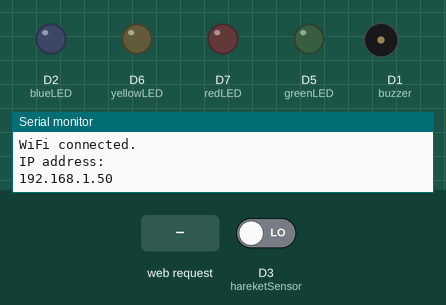
Bench run of a sketch on a simulated ESP8266 (NodeMCU). Shown: output pins drawn as LEDs (lit = HIGH), buzzer (waves = sounding, pin HIGH), the last lines printed to the serial monitor. The inputs (shaded band) are chosen by the test bench; at power-on: D3 (hareketSensor) LOW. WiFi joins after 1.5 s; servers stay silent unless stated.

Above: at 2.7 s.
2.8 s: D3 (hareketSensor) driven HIGH
At 4.78 s:
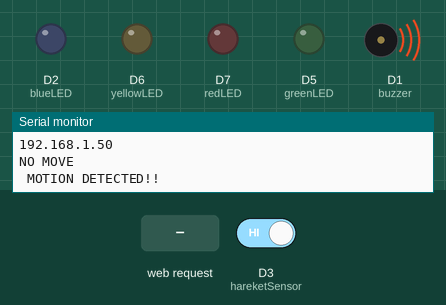
8.3 s: HTTP request GET /2/on received
At 9.5 s:
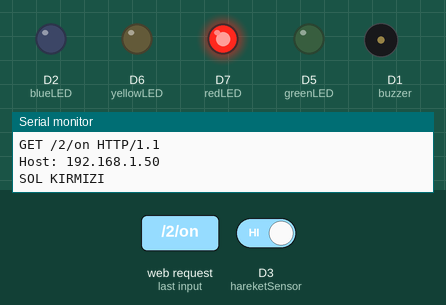
13.3 s: HTTP request GET /4/on received
At 14.3 s:
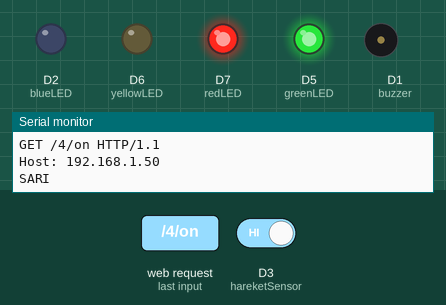
18.6 s: HTTP request GET /2/off received
At 20.1 s:
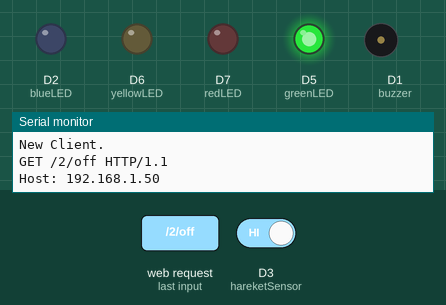
23.8 s: HTTP request GET /5/on received
At 25.1 s:
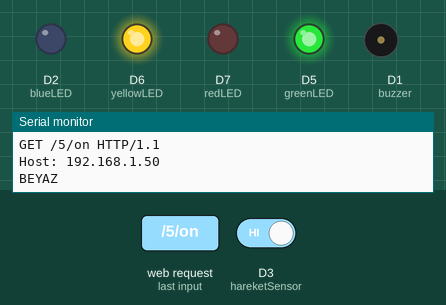
29.1 s: HTTP request GET /6/on received
At 29.9 s:
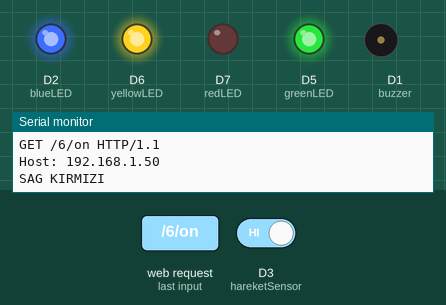
Timing chart, 0 to 35.3 s (numbered marks = the images above; inputs shaded):
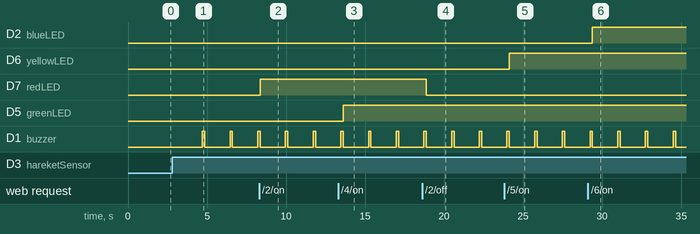

The sketch:

project_code_file.ino
```cpp
#include <ESP8266WiFi.h>

//CONFİG FILE **************************************


#define IO_USERNAME  "your name"
#define IO_KEY       "your key"

#define WIFI_SSID "your ssid"
#define WIFI_PASS "your password"

#include "AdafruitIO_WiFi.h"

#if defined(USE_AIRLIFT) || defined(ADAFRUIT_METRO_M4_AIRLIFT_LITE) ||         \
    defined(ADAFRUIT_PYPORTAL)

#if !defined(SPIWIFI_SS) // if the wifi definition isnt in the board variant

#define SPIWIFI SPI
#define SPIWIFI_SS 10 // Chip select pin
#define NINA_ACK 9    // a.k.a BUSY or READY pin
#define NINA_RESETN 6 // Reset pin
#define NINA_GPIO0 -1 // Not connected
#endif
AdafruitIO_WiFi io(IO_USERNAME, IO_KEY, WIFI_SSID, WIFI_PASS, SPIWIFI_SS,
                   NINA_ACK, NINA_RESETN, NINA_GPIO0, &SPIWIFI);
#else
AdafruitIO_WiFi io(IO_USERNAME, IO_KEY, WIFI_SSID, WIFI_PASS);
#endif

//*****************************************************


// Enter your wifi network name and Wifi Password
const char* ssid = "your ssid";
const char* password = "your pass";

// Set web server port number to 80
WiFiServer server(80);

// Variable to store the HTTP request
String header;

// Defining LED states and assigning initial values

String outputRedState = "off";
String outputGreenState = "off";
String outputYellowState = "off";
String outputBlueState = "off";

//  Tanımlamalar yapıldı
int count = 0;
int count2 = 0;
int count3 = 0;
int count4 = 0;

AdafruitIO_Feed *counter = io.feed("counter");
AdafruitIO_Feed *counter2 = io.feed("counter2");
AdafruitIO_Feed *counter3 = io.feed("counter3");
AdafruitIO_Feed *counter4 = io.feed("counter4");

int buzzer =D1;
const int redLED = D7;
const int greenLED = D5;
const int yellowLED = D6;
const int blueLED = D2;
int hareketSensor = D3; //pır sensor pinout

// Current time
unsigned long currentTime = millis();
// Previous time
unsigned long previousTime = 0;
// Define timeout time in milliseconds (example: 2000ms = 2s)
const long timeoutTime = 2000

;

void setup() {

Serial.begin(115200);
  Serial.print("Adafruit'e baglaniyor");
  io.connect();
  while(io.status() < AIO_CONNECTED) {
    Serial.print(".");
    delay(500);
  }

  // Connection complete
  Serial.println();
  Serial.println(io.statusText());

Serial.begin(115200);
// Çıkışlar belirtildi
pinMode(redLED, OUTPUT);
pinMode(greenLED, OUTPUT);
pinMode(yellowLED,OUTPUT);
pinMode(blueLED, OUTPUT);
pinMode(hareketSensor, INPUT);
pinMode(buzzer,OUTPUT);

// LEDs go out at first
digitalWrite(redLED, LOW);
digitalWrite(greenLED, LOW);
digitalWrite(yellowLED, LOW);
digitalWrite(blueLED, LOW);

// NETWORK CONNECTION OF SSID AND PASSWORD
Serial.print("Connecting to ");
Serial.println(ssid);
WiFi.begin(ssid, password);
while (WiFi.status() != WL_CONNECTED) {
delay(500);
Serial.print(".");
}
// IP ADDRESS PRINTED
Serial.println("");
Serial.println("WiFi connected.");
Serial.println("IP address: ");
Serial.println(WiFi.localIP());
server.begin();
}

void loop(){

  io.run();

   long state = digitalRead(hareketSensor);
  delay(1500);
    if(state == HIGH){

      Serial.println(" MOTION DETECTED!!"); //IT WORKS IF MOTION CATCHES
       digitalWrite(buzzer , HIGH);
    delay(150);
          digitalWrite(buzzer , LOW);
    }
    else {

      Serial.println("NO MOVE");
      }

WiFiClient client = server.available(); // Listens to coming clients

if (client) { // yeni client bağlanırsa
Serial.println("New Client."); //Gives message if new client connects
String currentLine = ""; // created to hold data from the client
currentTime = millis();
previousTime = currentTime;
while (client.connected() && currentTime - previousTime <= timeoutTime) { //Loop after client connects
currentTime = millis();
if (client.available()) {
char c = client.read();
Serial.write(c);
header += c;
if (c == '\n') {
if (currentLine.length() == 0) {


client.println();


if (header.indexOf("GET /2/on") >= 0) { //If on is done, turn on the Red led
outputRedState = "on"; digitalWrite(redLED, HIGH);
Serial.println("SOL KIRMIZI");
count++;
counter->save(count);

} else if (header.indexOf("GET /2/off") >= 0) {
outputRedState = "off"; digitalWrite(redLED, LOW);

} else if (header.indexOf("GET /4/on") >= 0) {
outputGreenState = "on"; digitalWrite(greenLED, HIGH);
Serial.println("SARI");
count2++;
counter2->save(count2);

} else if (header.indexOf("GET /4/off") >= 0) {
outputGreenState = "off"; digitalWrite(greenLED, LOW);

} else if (header.indexOf("GET /5/on") >= 0) {
outputYellowState = "on"; digitalWrite(yellowLED, HIGH);
Serial.println("BEYAZ");
count3++;
counter3->save(count3);

} else if (header.indexOf("GET /5/off") >= 0) {
outputYellowState = "off"; digitalWrite(yellowLED, LOW);
}

else if (header.indexOf("GET /6/on") >= 0) {
outputBlueState = "on"; digitalWrite(blueLED, HIGH);
Serial.println("SAG KIRMIZI");
count4++;
counter4->save(count4);

} else if (header.indexOf("GET /6/off") >= 0) {
outputBlueState = "off"; digitalWrite(blueLED, LOW);
}

// HTML  STRUCTURE
client.println("<!DOCTYPE html><html>");
client.println("<head><meta name=\"viewport\" content=\"width=device-width, initial-scale=1\">");
client.println("<link rel=\"icon\" href=\"data:,\">");
// CSS to style the on/off buttons
client.println("<style>html { font-family: Helvetica; display: inline-block; margin: 0px auto; text-align: center;}");

client.println(".buttonRed { background-color: #ff0000; border: none; height:50%; width: 50%; color: white;  padding: 16px 40px; ");
client.println("text-decoration: none; font-size: 30px; margin: 2px; cursor: pointer;}");

client.println(".buttonGreen { background-color: #00ff00; border: none;  height:50%; width: 50%; color: white; padding: 16px 40px; ");
client.println("text-decoration: none; font-size: 30px; margin: 2px; cursor: pointer;}");

client.println(".buttonYellow { background-color: #feeb36; border: none;  height:50%; width: 50%; color: white; padding: 16px 40px;");
client.println("text-decoration: none; font-size: 30px; margin: 2px; cursor: pointer;}");

client.println(".buttonBlue { background-color: #0000FF; border: none;  height:50%; width: 50%; color: white; padding: 16px 40px;");
client.println("text-decoration: none; font-size: 30px; margin: 2px; cursor: pointer;}");

client.println(".buttonOff { background-color: #77878A; border: none;  height:50%; width: 50%; color: white; padding: 16px 40px; ");
client.println("text-decoration: none; font-size: 30px; margin: 2px; cursor: pointer;}</style></head>");

// Title of Web Page
client.println("<body><h1>LAUNDRY CONTROL SYSTEM</h1>");

// ON/OFF for MACHINE 1
client.println("<p>Makine 1 " + outputRedState + "</p>");
if (outputRedState=="off") {// If it turns off
client.println("<p><a href=\"/2/on\"><button class=\"button buttonOff\">EMPTY</button></a></p>");
} else {
client.println("<p><a href=\"/2/off\"><button class=\"button buttonRed\">FULL</button></a></p>");
}

// ON/OFF for MACHINE 2
client.println("<p>Makine 2 " + outputGreenState + "</p>");
if (outputGreenState =="off") { // If it turns off
client.println("<p><a href=\"/4/on\"><button class=\"button buttonOff\">EMPTY</button></a></p>");
} else {
client.println("<p><a href=\"/4/off\"><button class=\"button buttonGreen\">FULL</button></a></p>");
}
client.println("</body></html>");

// ON/OFF for MACHINE 3
client.println("<p>Makine 3 " + outputYellowState + "</p>");
if (outputYellowState =="off") { //If it turns off
client.println("<p><a href=\"/5/on\"><button class=\"button buttonOff\">EMPTY</button></a></p>");
} else {
client.println("<p><a href=\"/5/off\"><button class=\"button buttonYellow\">FULL</button></a></p>");
}
client.println("</body></html>");

//ON/OFF for MACHINE 4
client.println("<p>Makine 4 " + outputBlueState + "</p>");
if (outputBlueState =="off") { // If it turns off
client.println("<p><a href=\"/6/on\"><button class=\"button buttonOff\">EMPTY</button></a></p>");
} else {
client.println("<p><a href=\"/6/off\"><button class=\"button buttonBlue\">FULL</button></a></p>");
}
client.println("</body></html>");

// The HTTP response ends with another blank line
client.println();
// Break out of the while loop
break;
} else { // if you got a newline, then clear currentLine
currentLine = "";
}
} else if (c != '\r') { // if you got anything else but a carriage return character,
currentLine += c; // add it to the end of the currentLine
}
}
}
// Clear the header variable
header = "";
// Close the connection
client.stop();
Serial.println("");
}
}
```

Measured:
- after the input at 2.8 s, D1 (buzzer): alternates HIGH for 0.15 s and LOW for 1.6 s, starting after 1.9 s
- after the input at 8.3 s, D7 (redLED): LOW → HIGH after 0.06 s
- after the input at 13.3 s, D5 (greenLED): LOW → HIGH after 0.32 s
- after the input at 18.6 s, D7 (redLED): HIGH → LOW after 0.27 s
- after the input at 23.8 s, D6 (yellowLED): LOW → HIGH after 0.33 s
- after the input at 29.1 s, D2 (blueLED): LOW → HIGH after 0.28 s
